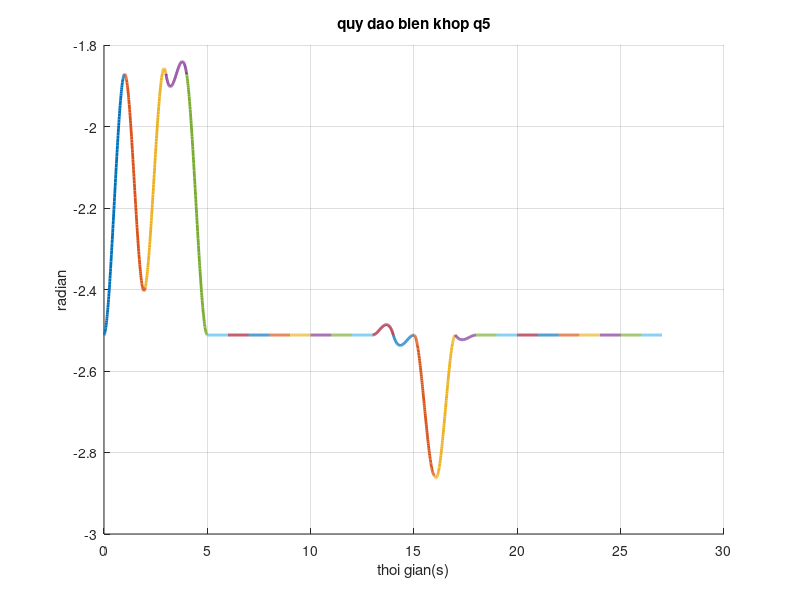

Source code (MATLAB):
t1=0; t2=1; t3=2;t4=3; t5=4; t6=5; t7=6; t8=7; t9=8; t10=9; t11=10;
t12=11; t13=12; t14=13; t15=14; t16=15; t17=16; t18=17; t19=18; t20=19;
t21=20; t22=21; t23=22; t24=23; t25=24; t26=25; t27=26; t28=27; 
A1=[t1.^3 t1.^2 t1 1 ; t2.^3 t2.^2 t2 1 ; 3.*t1.^2 2.*t1 1 0; 3.*t2.^2 2.*t2 1 0] ;
A2=[t2.^3 t2.^2 t2 1 ; t3.^3 t3.^2 t3 1 ; 3.*t2.^2 2.*t2 1 0; 3.*t3.^2 2.*t3 1 0];
A3=[t3.^3 t3.^2 t3 1 ; t4.^3 t4.^2 t4 1 ; 3.*t3.^2 2.*t3 1 0; 3.*t4.^2 2.*t4 1 0];
A4=[t4.^3 t4.^2 t4 1 ; t5.^3 t5.^2 t5 1 ; 3.*t4.^2 2.*t4 1 0; 3.*t5.^2 2.*t5 1 0];
A5=[t5.^3 t5.^2 t5 1 ; t6.^3 t6.^2 t6 1 ; 3.*t5.^2 2.*t5 1 0; 3.*t6.^2 2.*t6 1 0];
A6=[t6.^3 t6.^2 t6 1 ; t7.^3 t7.^2 t7 1 ; 3.*t6.^2 2.*t6 1 0; 3.*t7.^2 2.*t7 1 0];
A7=[t7.^3 t7.^2 t7 1 ; t8.^3 t8.^2 t8 1 ; 3.*t7.^2 2.*t7 1 0; 3.*t8.^2 2.*t8 1 0];
A8=[t8.^3 t8.^2 t8 1 ; t9.^3 t9.^2 t9 1 ; 3.*t8.^2 2.*t8 1 0 ;3.*t9.^2 2.*t9 1 0];
A9=[t9.^3 t9.^2 t9 1 ; t10.^3 t10.^2 t10 1 ; 3.*t9.^2 2.*t9 1 0; 3.*t10.^2 2.*t10 1 0];
A10=[t10.^3 t10.^2 t10 1 ; t11.^3 t11.^2 t11 1 ; 3.*t10.^2 2.*t10 1 0 ; 3.*t11.^2 2.*t11 1 0];
A11=[t11.^3 t11.^2 t11 1 ; t12.^3 t12.^2 t12 1 ; 3.*t11.^2 2.*t11 1 0 ; 3.*t12.^2 2.*t12 1 0];
A12=[t12.^3 t12.^2 t12 1 ; t13.^3 t13.^2 t13 1 ; 3.*t12.^2 2.*t12 1 0 ; 3.*t13.^2 2.*t13 1 0];
A13=[t13.^3 t13.^2 t13 1 ; t14.^3 t14.^2 t14 1 ; 3.*t13.^2 2.*t13 1 0 ; 3.*t14.^2 2.*t14 1 0];
A14=[t14.^3 t14.^2 t14 1 ; t15.^3 t15.^2 t15 1 ; 3.*t14.^2 2.*t14 1 0 ; 3.*t15.^2 2.*t15 1 0];
A15=[t15.^3 t15.^2 t15 1 ; t16.^3 t16.^2 t16 1 ; 3.*t15.^2 2.*t15 1 0 ; 3.*t16.^2 2.*t16 1 0];
A16=[t16.^3 t16.^2 t16 1 ; t17.^3 t17.^2 t17 1 ; 3.*t16.^2 2.*t16 1 0 ; 3.*t17.^2 2.*t17 1 0];
A17=[t17.^3 t17.^2 t17 1 ; t18.^3 t18.^2 t18 1 ; 3.*t17.^2 2.*t17 1 0 ; 3.*t18.^2 2.*t18 1 0];
A18=[t18.^3 t18.^2 t18 1 ; t19.^3 t19.^2 t19 1 ; 3.*t18.^2 2.*t18 1 0 ; 3.*t19.^2 2.*t19 1 0];
A19=[t19.^3 t19.^2 t19 1 ; t20.^3 t20.^2 t20 1 ; 3.*t19.^2 2.*t19 1 0 ; 3.*t20.^2 2.*t20 1 0];
A20=[t20.^3 t20.^2 t20 1 ; t21.^3 t21.^2 t21 1 ; 3.*t20.^2 2.*t20 1 0 ; 3.*t21.^2 2.*t21 1 0];
A21=[t21.^3 t21.^2 t21 1 ; t22.^3 t22.^2 t22 1 ; 3.*t21.^2 2.*t21 1 0 ; 3.*t22.^2 2.*t22 1 0];
A22=[t22.^3 t22.^2 t22 1 ; t23.^3 t23.^2 t23 1 ; 3.*t22.^2 2.*t22 1 0 ; 3.*t23.^2 2.*t23 1 0];
A23=[t23.^3 t23.^2 t23 1 ; t24.^3 t24.^2 t24 1 ; 3.*t23.^2 2.*t23 1 0 ; 3.*t24.^2 2.*t24 1 0];
A24=[t24.^3 t24.^2 t24 1 ; t25.^3 t25.^2 t25 1 ; 3.*t24.^2 2.*t24 1 0 ; 3.*t25.^2 2.*t25 1 0];
A25=[t25.^3 t25.^2 t25 1 ; t26.^3 t26.^2 t26 1 ; 3.*t25.^2 2.*t25 1 0 ; 3.*t26.^2 2.*t26 1 0];
A26=[t26.^3 t26.^2 t26 1 ; t27.^3 t27.^2 t27 1 ; 3.*t26.^2 2.*t26 1 0 ; 3.*t27.^2 2.*t27 1 0];
A27=[t27.^3 t27.^2 t27 1 ; t28.^3 t28.^2 t28 1 ; 3.*t27.^2 2.*t27 1 0 ; 3.*t28.^2 2.*t28 1 0];
%q6
B1= [-2.51171;-1.87129;0.058405;0];
B2= [-1.87129;-2.3949;0;0.261805];
B3= [-2.3949;-1.87129;0.261805;-0.32021];
B4= [-1.87129;-1.87129;-0.32021;-0.32021];
B5= [-1.87129;-2.51171;-0.32021;0];
B6= [-2.51171;-2.51171;0;0];
B7= [-2.51171;-2.51171;0;0];
B8= [-2.51171;-2.51171;0;0];
B9= [-2.51171;-2.51171;0;0];
B10= [-2.51171;-2.51171;0;0];
B11= [-2.51171;-2.51171;0;0];
B12= [-2.51171;-2.51171;0;0];
B13= [-2.51171;-2.51171;0;0];
B14= [-2.51171;-2.51171;0;-0.17259];
B15= [-2.51171;-2.51171;-0.17259;0];
B16= [-2.51171;-2.8569;0;0];
B17= [-2.8569;-2.51171;-0.17259;0];
B18= [-2.51171;-2.51171;-0.07853;0];
B19= [-2.51171;-2.51171;0;0];
B20= [-2.51171;-2.51171;0;0];
B21= [-2.51171;-2.51171;0;0];
B22= [-2.51171;-2.51171;0;0];
B23= [-2.51171;-2.51171;0;0];
B24= [-2.51171;-2.51171;0;0];
B25= [-2.51171;-2.51171;0;0];
B26= [-2.51171;-2.51171;0;0];
B27= [-2.51171;-2.51171;0;0];

X1= inv(A1)*B1;
X2= inv(A2)*B2;
X3= inv(A3)*B3;
X4= inv(A4)*B4;
X5= inv(A5)*B5;
X6= inv(A6)*B6;
X7= inv(A7)*B7;
X8=inv(A8)*B8;
X9=inv(A9)*B9;
X10=inv(A10)*B10;
X11=inv(A11)*B11;
X12=inv(A12)*B12;
X13=inv(A13)*B13;
X14=inv(A14)*B14;
X15=inv(A15)*B15;
X16=inv(A16)*B16;
X17=inv(A17)*B17;
X18=inv(A18)*B18;
X19=inv(A19)*B19;
X20=inv(A20)*B20;
X21=inv(A21)*B21;
X22=inv(A22)*B22;
X23=inv(A23)*B23;
X24=inv(A24)*B24;
X25=inv(A25)*B25;
X26=inv(A26)*B26;
X27=inv(A27)*B27;

T1=0:0.01:1;
T2=1:0.01:2;
T3=2:0.01:3;
T4=3:0.01:4;
T5=4:0.01:5; 
T6=5:0.01:6;
T7=6:0.01:7;
T8=7:0.01:8;
T9=8:0.01:9;
T10=9:0.01:10;
T11=10:0.01:11;
T12=11:0.01:12;
T13=12:0.01:13;
T14=13:0.01:14;
T15=14:0.01:15;
T16=15:0.01:16;
T17=16:0.01:17;
T18=17:0.01:18;
T19=18:0.01:19;
T20=19:0.01:20;
T21=20:0.01:21;
T22=21:0.01:22;
T23=22:0.01:23;
T24=23:0.01:24;
T25=24:0.01:25;
T26=25:0.01:26;
T27=26:0.01:27;

u1=X1(1).*T1.^3 +X1(2).*T1.^2+ X1(3).*T1 +X1(4);
u2=X2(1).*T2.^3 +X2(2).*T2.^2+ X2(3).*T2 +X2(4);
u3=X3(1).*T3.^3 +X3(2).*T3.^2+ X3(3).*T3 +X3(4);
u4=X4(1).*T4.^3 +X4(2).*T4.^2 +X4(3).*T4 +X4(4);
u5=X5(1).*T5.^3 +X5(2).*T5.^2 +X5(3).*T5 +X5(4);
u6=X6(1).*T6.^3 +X6(2).*T6.^2 +X6(3).*T6 +X6(4);
u7=X7(1).*T7.^ 3+X7(2).*T7.^2 +X7(3).*T7 +X7(4);
u8=X8(1).*T8.^3+X8(2).*T8.^2+X8(3).*T8+X8(4);
u9=X9(1).*T9.^3+X9(2).*T9.^2+X9(3).*T9+X9(4);
u10=X10(1).*T10.^3+X10(2).*T10.^2+X10(3).*T10+X10(4);
u11=X11(1).*T11.^3+X11(2).*T11.^2+X11(3).*T11+X11(4);
u12=X12(1).*T12.^3+X12(2).*T12.^2+X12(3).*T12+X12(4);
u13=X13(1).*T13.^3+X13(2).*T13.^2+X13(3).*T13+X13(4);
u14=X14(1).*T14.^3+X14(2).*T14.^2+X14(3).*T14+X14(4);
u15=X15(1).*T15.^3+X15(2).*T15.^2+X15(3).*T15+X15(4);
u16=X16(1).*T16.^3+X16(2).*T16.^2+X16(3).*T16+X16(4);
u17=X17(1).*T17.^3+X17(2).*T17.^2+X17(3).*T17+X17(4);
u18=X18(1).*T18.^3+X18(2).*T18.^2+X18(3).*T18+X18(4);
u19=X19(1).*T19.^3+X19(2).*T19.^2+X19(3).*T19+X19(4);
u20=X20(1).*T20.^3+X20(2).*T20.^2+X20(3).*T20+X20(4);
u21=X21(1).*T21.^3+X21(2).*T21.^2+X21(3).*T21+X21(4);
u22=X22(1).*T22.^3+X22(2).*T22.^2+X22(3).*T22+X22(4);
u23=X23(1).*T23.^3+X23(2).*T23.^2+X23(3).*T23+X23(4);
u24=X24(1).*T24.^3+X24(2).*T24.^2+X24(3).*T24+X24(4);
u25=X25(1).*T25.^3+X25(2).*T25.^2+X25(3).*T25+X25(4);
u26=X26(1).*T26.^3+X26(2).*T26.^2+X26(3).*T26+X26(4);
u27=X27(1).*T27.^3+X27(2).*T27.^2+X27(3).*T27+X27(4);

title('quy dao bien khop q5')
xlabel('thoi gian(s)')
ylabel('radian')
hold on
grid on
plot (T1,u1,'linewidth',2)
plot (T2,u2,'linewidth',2)
plot (T3,u3,'linewidth',2)
plot (T4,u4,'linewidth',2)
plot (T5,u5,'linewidth',2)
plot (T6,u6,'linewidth',2)
plot (T7,u7,'linewidth',2)
plot(T8,u8,'linewidth',2)
plot(T9,u9,'linewidth',2)
plot(T10,u10,'linewidth',2)
plot(T11,u11,'linewidth',2)
plot(T12,u12,'linewidth',2)
plot(T13,u13,'linewidth',2)
plot(T14,u14,'linewidth',2)
plot(T15,u15,'linewidth',2)
plot(T16,u16,'linewidth',2)
plot(T17,u17,'linewidth',2)
plot(T18,u18,'linewidth',2)
plot(T19,u19,'linewidth',2)
plot(T20,u20,'linewidth',2)
plot(T21,u21,'linewidth',2)
plot(T22,u22,'linewidth',2)
plot(T23,u23,'linewidth',2)
plot(T24,u24,'linewidth',2)
plot(T25,u25,'linewidth',2)
plot(T26,u26,'linewidth',2)
plot(T27,u27,'linewidth',2)
